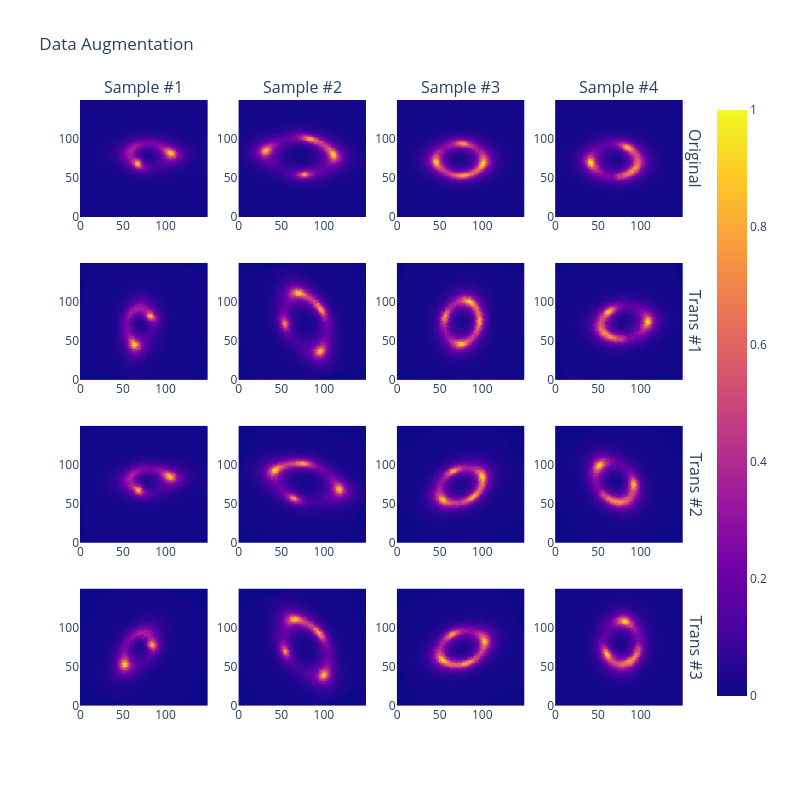

Source (notebook cell):
### Code cell
from plotly.subplots import make_subplots

n_samples: int = 4

fig = make_subplots(rows=n_samples, cols=n_samples,
    column_titles=[f'Sample #{i}' for i in range(1, n_samples + 1)], 
    row_titles=['Original'] + [f'Trans #{i}' for i in range(1, n_samples)])

for i in range(n_samples):
    for j in range(n_samples):
        if i == 0:
            sub_fig = px.imshow(samples[0][j].squeeze())
        else:
            img_trans = transforms(samples[0][j]).squeeze()
            sub_fig = px.imshow(img_trans)
        fig.add_trace(sub_fig.data[0], row=i + 1, col=j + 1)

fig.update_layout(height=786, width=786, title_text='Data Augmentation')

fig.write_image(format_fig(fig))
fig.show()

### Figure 1 — Plotly figure (JSON) as saved in the notebook; plotly's stock layout.template omitted (floating-point values rounded to 4 significant figures; data arrays with more than 128 entries replaced by an {"elided": "..."} marker saying what was removed)
{"data": [{"coloraxis": "coloraxis", "hovertemplate": "x: %{x}<br>y: %{y}<br>color: %{z}<extra></extra>", "name": "0", "type": "heatmap", "xaxis": "x", "yaxis": "y", "z": {"elided": "150x150 float values"}}, {"coloraxis": "coloraxis", "hovertemplate": "x: %{x}<br>y: %{y}<br>color: %{z}<extra></extra>", "name": "0", "type": "heatmap", "xaxis": "x2", "yaxis": "y2", "z": {"elided": "150x150 float values"}}, {"coloraxis": "coloraxis", "hovertemplate": "x: %{x}<br>y: %{y}<br>color: %{z}<extra></extra>", "name": "0", "type": "heatmap", "xaxis": "x3", "yaxis": "y3", "z": {"elided": "150x150 float values"}}, {"coloraxis": "coloraxis", "hovertemplate": "x: %{x}<br>y: %{y}<br>color: %{z}<extra></extra>", "name": "0", "type": "heatmap", "xaxis": "x4", "yaxis": "y4", "z": {"elided": "150x150 float values"}}, {"coloraxis": "coloraxis", "hovertemplate": "x: %{x}<br>y: %{y}<br>color: %{z}<extra></extra>", "name": "0", "type": "heatmap", "xaxis": "x5", "yaxis": "y5", "z": {"elided": "150x150 float values"}}, {"coloraxis": "coloraxis", "hovertemplate": "x: %{x}<br>y: %{y}<br>color: %{z}<extra></extra>", "name": "0", "type": "heatmap", "xaxis": "x6", "yaxis": "y6", "z": {"elided": "150x150 float values"}}, {"coloraxis": "coloraxis", "hovertemplate": "x: %{x}<br>y: %{y}<br>color: %{z}<extra></extra>", "name": "0", "type": "heatmap", "xaxis": "x7", "yaxis": "y7", "z": {"elided": "150x150 float values"}}, {"coloraxis": "coloraxis", "hovertemplate": "x: %{x}<br>y: %{y}<br>color: %{z}<extra></extra>", "name": "0", "type": "heatmap", "xaxis": "x8", "yaxis": "y8", "z": {"elided": "150x150 float values"}}, {"coloraxis": "coloraxis", "hovertemplate": "x: %{x}<br>y: %{y}<br>color: %{z}<extra></extra>", "name": "0", "type": "heatmap", "xaxis": "x9", "yaxis": "y9", "z": {"elided": "150x150 float values"}}, {"coloraxis": "coloraxis", "hovertemplate": "x: %{x}<br>y: %{y}<br>color: %{z}<extra></extra>", "name": "0", "type": "heatmap", "xaxis": "x10", "yaxis": "y10", "z": {"elided": "150x150 float values"}}, {"coloraxis": "coloraxis", "hovertemplate": "x: %{x}<br>y: %{y}<br>color: %{z}<extra></extra>", "name": "0", "type": "heatmap", "xaxis": "x11", "yaxis": "y11", "z": {"elided": "150x150 float values"}}, {"coloraxis": "coloraxis", "hovertemplate": "x: %{x}<br>y: %{y}<br>color: %{z}<extra></extra>", "name": "0", "type": "heatmap", "xaxis": "x12", "yaxis": "y12", "z": {"elided": "150x150 float values"}}, {"coloraxis": "coloraxis", "hovertemplate": "x: %{x}<br>y: %{y}<br>color: %{z}<extra></extra>", "name": "0", "type": "heatmap", "xaxis": "x13", "yaxis": "y13", "z": {"elided": "150x150 float values"}}, {"coloraxis": "coloraxis", "hovertemplate": "x: %{x}<br>y: %{y}<br>color: %{z}<extra></extra>", "name": "0", "type": "heatmap", "xaxis": "x14", "yaxis": "y14", "z": {"elided": "150x150 float values"}}, {"coloraxis": "coloraxis", "hovertemplate": "x: %{x}<br>y: %{y}<br>color: %{z}<extra></extra>", "name": "0", "type": "heatmap", "xaxis": "x15", "yaxis": "y15", "z": {"elided": "150x150 float values"}}, {"coloraxis": "coloraxis", "hovertemplate": "x: %{x}<br>y: %{y}<br>color: %{z}<extra></extra>", "name": "0", "type": "heatmap", "xaxis": "x16", "yaxis": "y16", "z": {"elided": "150x150 float values"}}], "layout": {"annotations": [{"font": {"size": 16}, "showarrow": false, "text": "Sample #1", "x": 0.1037, "xanchor": "center", "xref": "paper", "y": 1, "yanchor": "bottom", "yref": "paper"}, {"font": {"size": 16}, "showarrow": false, "text": "Sample #2", "x": 0.3612, "xanchor": "center", "xref": "paper", "y": 1, "yanchor": "bottom", "yref": "paper"}, {"font": {"size": 16}, "showarrow": false, "text": "Sample #3", "x": 0.6188, "xanchor": "center", "xref": "paper", "y": 1, "yanchor": "bottom", "yref": "paper"}, {"font": {"size": 16}, "showarrow": false, "text": "Sample #4", "x": 0.8762, "xanchor": "center", "xref": "paper", "y": 1, "yanchor": "bottom", "yref": "paper"}, {"font": {"size": 16}, "showarrow": false, "text": "Original", "textangle": 90, "x": 0.98, "xanchor": "left", "xref": "paper", "y": 0.9031, "yanchor": "middle", "yref": "paper"}, {"font": {"size": 16}, "showarrow": false, "text": "Trans #1", "textangle": 90, "x": 0.98, "xanchor": "left", "xref": "paper", "y": 0.6344, "yanchor": "middle", "yref": "paper"}, {"font": {"size": 16}, "showarrow": false, "text": "Trans #2", "textangle": 90, "x": 0.98, "xanchor": "left", "xref": "paper", "y": 0.3656, "yanchor": "middle", "yref": "paper"}, {"font": {"size": 16}, "showarrow": false, "text": "Trans #3", "textangle": 90, "x": 0.98, "xanchor": "left", "xref": "paper", "y": 0.09688, "yanchor": "middle", "yref": "paper"}], "height": 786, "title": {"text": "Data Augmentation"}, "width": 786, "xaxis": {"anchor": "y", "domain": [0, 0.2075]}, "xaxis10": {"anchor": "y10", "domain": [0.2575, 0.465]}, "xaxis11": {"anchor": "y11", "domain": [0.515, 0.7225]}, "xaxis12": {"anchor": "y12", "domain": [0.7725, 0.98]}, "xaxis13": {"anchor": "y13", "domain": [0, 0.2075]}, "xaxis14": {"anchor": "y14", "domain": [0.2575, 0.465]}, "xaxis15": {"anchor": "y15", "domain": [0.515, 0.7225]}, "xaxis16": {"anchor": "y16", "domain": [0.7725, 0.98]}, "xaxis2": {"anchor": "y2", "domain": [0.2575, 0.465]}, "xaxis3": {"anchor": "y3", "domain": [0.515, 0.7225]}, "xaxis4": {"anchor": "y4", "domain": [0.7725, 0.98]}, "xaxis5": {"anchor": "y5", "domain": [0, 0.2075]}, "xaxis6": {"anchor": "y6", "domain": [0.2575, 0.465]}, "xaxis7": {"anchor": "y7", "domain": [0.515, 0.7225]}, "xaxis8": {"anchor": "y8", "domain": [0.7725, 0.98]}, "xaxis9": {"anchor": "y9", "domain": [0, 0.2075]}, "yaxis": {"anchor": "x", "domain": [0.8063, 1]}, "yaxis10": {"anchor": "x10", "domain": [0.2687, 0.4625]}, "yaxis11": {"anchor": "x11", "domain": [0.2687, 0.4625]}, "yaxis12": {"anchor": "x12", "domain": [0.2687, 0.4625]}, "yaxis13": {"anchor": "x13", "domain": [0, 0.1938]}, "yaxis14": {"anchor": "x14", "domain": [0, 0.1938]}, "yaxis15": {"anchor": "x15", "domain": [0, 0.1938]}, "yaxis16": {"anchor": "x16", "domain": [0, 0.1938]}, "yaxis2": {"anchor": "x2", "domain": [0.8063, 1]}, "yaxis3": {"anchor": "x3", "domain": [0.8063, 1]}, "yaxis4": {"anchor": "x4", "domain": [0.8063, 1]}, "yaxis5": {"anchor": "x5", "domain": [0.5375, 0.7312]}, "yaxis6": {"anchor": "x6", "domain": [0.5375, 0.7312]}, "yaxis7": {"anchor": "x7", "domain": [0.5375, 0.7312]}, "yaxis8": {"anchor": "x8", "domain": [0.5375, 0.7312]}, "yaxis9": {"anchor": "x9", "domain": [0.2687, 0.4625]}}}
